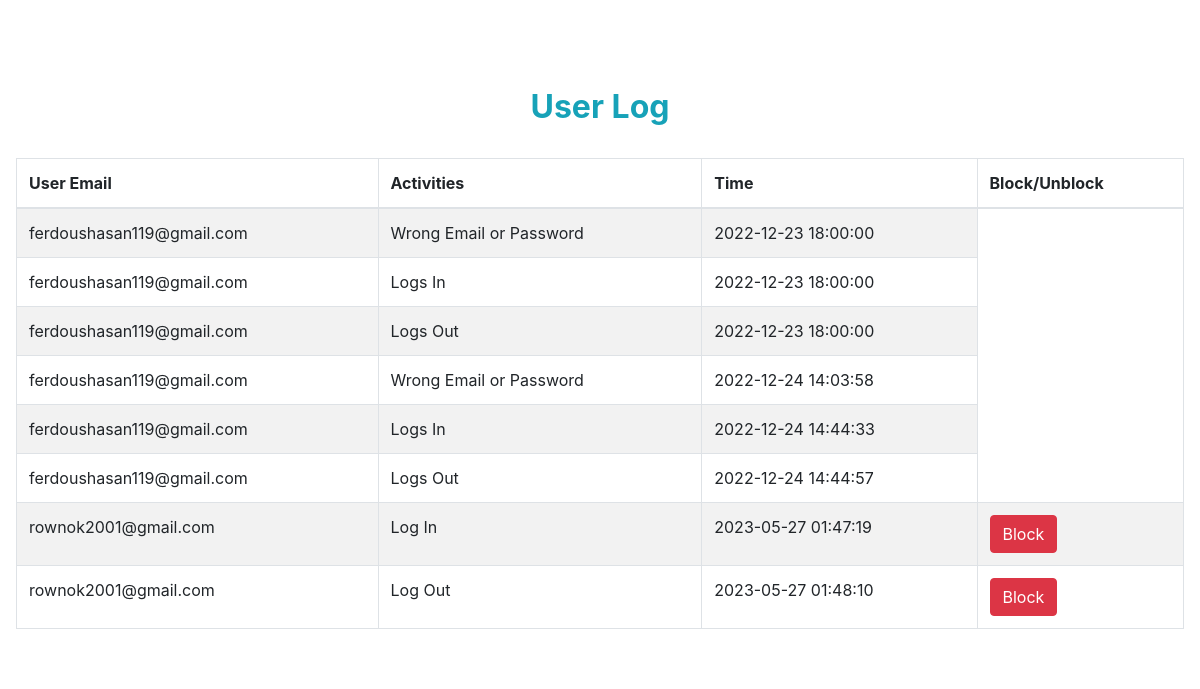
The app's page /userlog.php (signed in), older data.
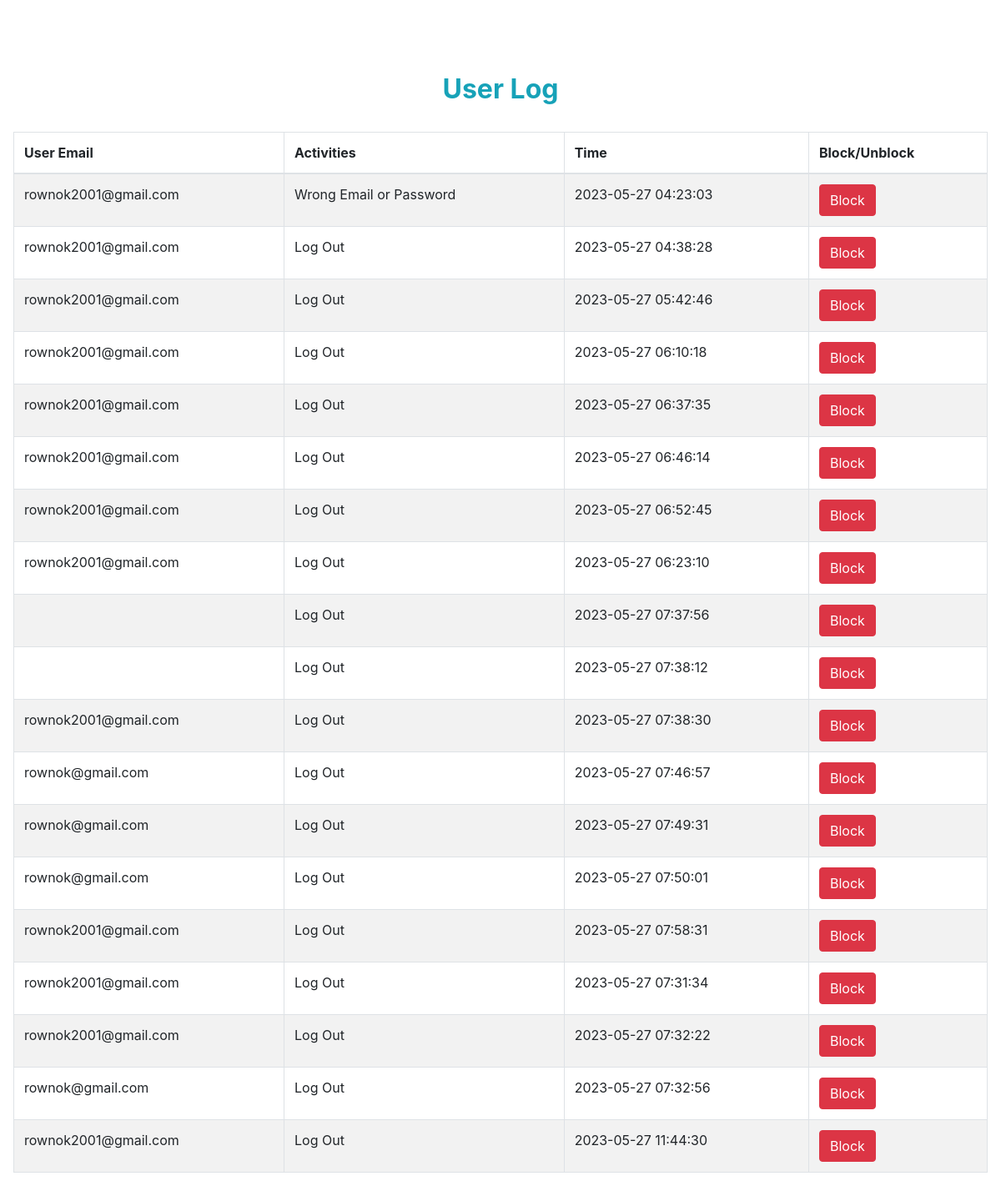
The same page, newer data.
### tables this page shows
CREATE TABLE `log` (
  `id` int(10) NOT NULL,
  `email` varchar(50) NOT NULL,
  `activity` varchar(50) NOT NULL,
  `time` timestamp NOT NULL DEFAULT current_timestamp() ON UPDATE current_timestamp()
);

### userlog.php (the view, shortened to what this page needs)
<!DOCTYPE html>
<html lang="en">
<head>
    <link rel="stylesheet" href="https://cdnjs.cloudflare.com/ajax/libs/twitter-bootstrap/4.5.2/css/bootstrap.css">
    <link rel="stylesheet" href="https://cdn.datatables.net/1.10.23/css/dataTables.bootstrap4.min.css">
</head>
<body>
    <div class="p-3 mb-5 bg-white rounded">
        <h2 class="text-center p-4 text-capitalize text-info top mt-5"><strong>User log</strong></h2>
        <table id="example" class="table table-striped table-bordered" style="width:100%">
            <thead>
                <tr>
                    <th>User Email</th>
                    <th>Activities</th>
                    <th>Time</th>
                    <th>Block/Unblock</th>
                </tr>
            </thead>
            <tbody>
                <?php
                include '_dbconnect.php';
                $sql = "SELECT *  FROM log";
                $result = mysqli_query($con, $sql);
                $num1 = mysqli_num_rows($result);
                if ($num1 > 0) {
                    while ($row = $result->fetch_assoc()) {
                        $u_email=$row["email"];
                ?>
                        <tr>
                            <td> <?php echo $row["email"] ?></td>
                            <td> <?php echo $row["activity"] ?></td>
                            <td> <?php echo $row["time"] ?></td>
                            <?php
                            $sql2 = "SELECT * FROM user where email='$u_email';";
                            $result2 = mysqli_query($con, $sql2);
                            while ($row2 = $result2->fetch_assoc()) {
                                $block= $row2["block"];
                            }
                            ?>
                            <?php if($block=="no"){ ?>
                            <td> <a class="btn btn-danger" href="block.php?id=<?php echo urlencode($row['email'])?>">Block</a> </td>
                            <?php }?>
                        </tr>
                <?php
                    }
                }
                ?>
            </tbody>
        </table>
    </div>
</body>
</html>

Row changes from the older to the newer data that the page shows:
removed log: email "ferdoushasan119@gmail.com", activity "Wrong Email or Password", time "2022-12-23 18:00:00"
removed log: email "ferdoushasan119@gmail.com", activity "Logs In", time "2022-12-23 18:00:00"
removed log: email "ferdoushasan119@gmail.com", activity "Logs Out", time "2022-12-23 18:00:00"
removed log: email "ferdoushasan119@gmail.com", activity "Wrong Email or Password", time "2022-12-24 14:03:58"
removed log: email "ferdoushasan119@gmail.com", activity "Logs In", time "2022-12-24 14:44:33"
removed log: email "ferdoushasan119@gmail.com", activity "Logs Out", time "2022-12-24 14:44:57"
removed log: email "rownok2001@gmail.com", activity "Log In", time "2023-05-27 01:47:19"
removed log: email "rownok2001@gmail.com", activity "Log Out", time "2023-05-27 01:48:10"
added log: email "rownok2001@gmail.com", activity "Wrong Email or Password", time "2023-05-27 04:23:03"
added log: email "rownok2001@gmail.com", activity "Log Out", time "2023-05-27 04:38:28"
added log: email "rownok2001@gmail.com", activity "Log Out", time "2023-05-27 05:42:46"
added log: email "rownok2001@gmail.com", activity "Log Out", time "2023-05-27 06:10:18"
added log: email "rownok2001@gmail.com", activity "Log Out", time "2023-05-27 06:37:35"
added log: email "rownok2001@gmail.com", activity "Log Out", time "2023-05-27 06:46:14"
added log: email "rownok2001@gmail.com", activity "Log Out", time "2023-05-27 06:52:45"
added log: email "rownok2001@gmail.com", activity "Log Out", time "2023-05-27 06:23:10"
added log: activity "Log Out", time "2023-05-27 07:37:56"
added log: activity "Log Out", time "2023-05-27 07:38:12"
added log: email "rownok2001@gmail.com", activity "Log Out", time "2023-05-27 07:38:30"
added log: email "rownok@gmail.com", activity "Log Out", time "2023-05-27 07:46:57"
added log: email "rownok@gmail.com", activity "Log Out", time "2023-05-27 07:49:31"
added log: email "rownok@gmail.com", activity "Log Out", time "2023-05-27 07:50:01"
added log: email "rownok2001@gmail.com", activity "Log Out", time "2023-05-27 07:58:31"
added log: email "rownok2001@gmail.com", activity "Log Out", time "2023-05-27 07:31:34"
added log: email "rownok2001@gmail.com", activity "Log Out", time "2023-05-27 07:32:22"
added log: email "rownok@gmail.com", activity "Log Out", time "2023-05-27 07:32:56"
added log: email "rownok2001@gmail.com", activity "Log Out", time "2023-05-27 11:44:30"
